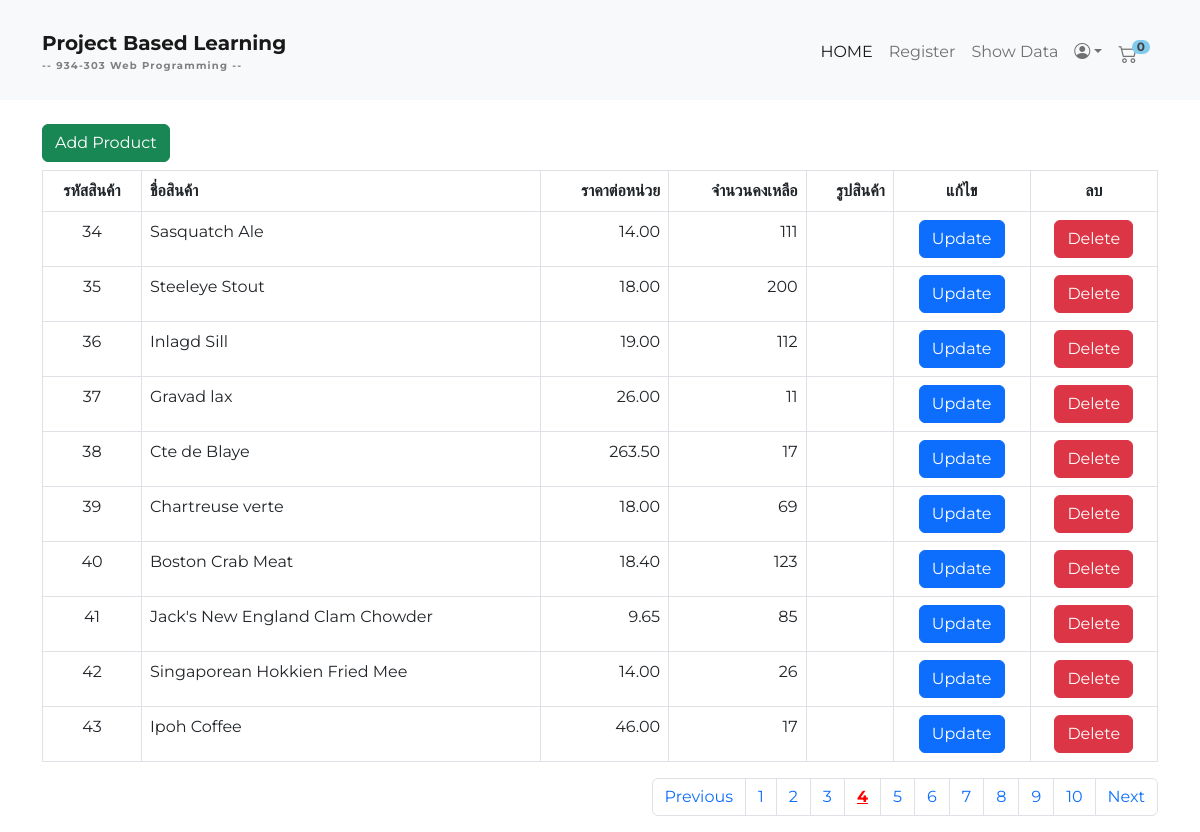
Screenshot of /showproduct.php?n=4 (signed in) with the database file from the repository.
### tables this page shows
CREATE TABLE `products` (
  `ProductID` int(11) NOT NULL,
  `ProductName` varchar(40) NOT NULL,
  `SupplierID` int(11) DEFAULT NULL,
  `CategoryID` int(11) DEFAULT NULL,
  `QuantityPerUnit` varchar(20) DEFAULT NULL,
  `UnitPrice` decimal(10,4) DEFAULT 0.0000,
  `UnitsInStock` smallint(2) DEFAULT 0,
  `UnitsOnOrder` smallint(2) DEFAULT 0,
  `ReorderLevel` smallint(2) DEFAULT 0,
  `Discontinued` bit(1) NOT NULL DEFAULT b'0',
  `productPic` varchar(100) DEFAULT NULL
);

### showproduct.php (the view, shortened to what this page needs)
<?php
include 'connectDB.php';
if (isset($_SESSION['userid'])) {
$sql = "select * from products order by productID";
$rs = $con->query($sql);
$count_row = mysqli_num_rows($rs);
if (isset($_GET['n'])) {
    $n = $_GET['n'];
} else {
    $n = 1;
}
$itemsPerPage = 10;
$numPages = ceil($count_row / $itemsPerPage);
$start = ($n - 1) * $itemsPerPage;
$sql2 = "select * from products p, categories c where p.CategoryID = c.CategoryID order by ProductID limit {$start},  {$itemsPerPage}";
$result2 = $con->query($sql2);
?>
<!doctype html>
<html lang="en">
<head>
    <link href="https://cdn.jsdelivr.net/npm/bootstrap@5.2.1/dist/css/bootstrap.min.css" rel="stylesheet"
>
    <link rel="stylesheet" href="style.css">
</head>
<body>
    <?php include 'header.php' ?>
    <div class="container">
        <?php
        if ($count_row > 0) {
        ?>
        <div class="row mb-2">
            <div class="col-md-3">
                <a class=" btn btn-success" href="productForm.php" role="button">Add Product</a>
            </div>
        </div>
        <table class="table table-bordered">
            <thead>
                <tr>
                    <th scope="col" class="text-center">รหัสสินค้า</th>
                    <th scope="col" class="text-start">ชื่อสินค้า</th>
                    <th scope="col" class="text-end">ราคาต่อหน่วย</th>
                    <th scope="col" class="text-end">จำนวนคงเหลือ</th>
                    <th scope="col" class="text-end">รูปสินค้า</th>
                    <th scope="col" class="text-center">แก้ไข</th>
                    <th scope="col" class="text-center">ลบ</th>
                </tr>
            </thead>
            <tbody>
                <?php
                    while ($result = $result2->fetch_assoc()) {
                    ?>
                <tr>
                    <td class="text-center"><?php echo $result['ProductID']; ?></td>
                    <td class="text-start"><?php echo $result['ProductName']; ?></td>
                    <td class="text-end">
                        <?php echo number_format($result['UnitPrice'], 2); ?>
                    </td>
                    <td class="text-end"><?php echo $result['UnitsInStock']; ?></td>
                    <td>
                    </td>
                    <td class="text-center"><a class=" btn btn-primary"
                            href="editproduct.php?productid=<?php echo $result['ProductID']; ?>"
                            role="button">Update</a>
                    </td>
                    <td class="text-center"><a class="btn btn-danger"
                            href="deleteProduct.php?productid=<?php echo $result['ProductID']; ?>" role="button"
                            onclick="return confirm('Are you sure you want to delete this item?');">Delete</a></td>
                </tr>
                <?php
                    }
                    ?>
            </tbody>
        </table>
        <?php
        }
        ?>
        <nav aria-label="Page navigation example">
            <ul class=" pagination justify-content-end">
                <?php
                if ($n > 1) {
                    echo
                    "<li class='page-item'>
                            <a class='page-link' href='showproduct.php?n=" . ($n - 1) . "'>Previous</a>
                        </li>";
                } else {
                    echo
                    "<li class='page-item'>
                            <a class='page-link' href='showproduct.php?n=1'>Previous</a>
                        </li>";
                }
                $i = 1;
                while ($i <= $numPages) {
                    if ($i == $n) {
                        echo
                        "<li class='page-item'>
                                <a class='page-link currentpage' href='showproduct.php?n=" . $i . "'>" . $i . "</a>
                        </li>";
                    } else {
                        echo
                        "<li class='page-item'>
                                <a class='page-link' href='showproduct.php?n=" . $i . "'>" . $i . "</a>
                        </li>";
                    }
                    $i++;
                }
                if ($n < $numPages) {
                    echo
                    "<li class='page-item'>
                                <a class='page-link' href='showproduct.php?n=" .  ($n + 1) . "'>Next</a>
                            </li>";
                } else {
                    echo
                    "<li class='page-item'>
                                <a class='page-link' href='showproduct.php?n=" . $numPages  . "'>Next</a>
                            </li>";
                }
                ?>
            </ul>
        </nav>
    </div>
</body>
</html>
<?php
}else{
    header("Location:login.php");
}
?>

### style.css (style rules this page uses)
body { font-family: 'Montserrat', sans-serif; }
.currentpage { color:red; font-weight: bold; text-decoration: underline; }

### rows the page displays
products: ProductID "34", ProductName "Sasquatch Ale", UnitPrice "14.00", UnitsInStock "111"
products: ProductID "35", ProductName "Steeleye Stout", UnitPrice "18.00", UnitsInStock "200"
products: ProductID "36", ProductName "Inlagd Sill", UnitPrice "19.00", UnitsInStock "112"
products: ProductID "37", ProductName "Gravad lax", UnitPrice "26.00", UnitsInStock "11"
products: ProductID "38", ProductName "Cte de Blaye", UnitPrice "263.50", UnitsInStock "17"
products: ProductID "39", ProductName "Chartreuse verte", UnitPrice "18.00", UnitsInStock "69"
products: ProductID "40", ProductName "Boston Crab Meat", UnitPrice "18.40", UnitsInStock "123"
products: ProductID "41", ProductName "Jack's New England Clam Chowder", UnitPrice "9.65", UnitsInStock "85"
products: ProductID "42", ProductName "Singaporean Hokkien Fried Mee", UnitPrice "14.00", UnitsInStock "26"
products: ProductID "43", ProductName "Ipoh Coffee", UnitPrice "46.00", UnitsInStock "17"

### other values shown
$totalItem "0"
